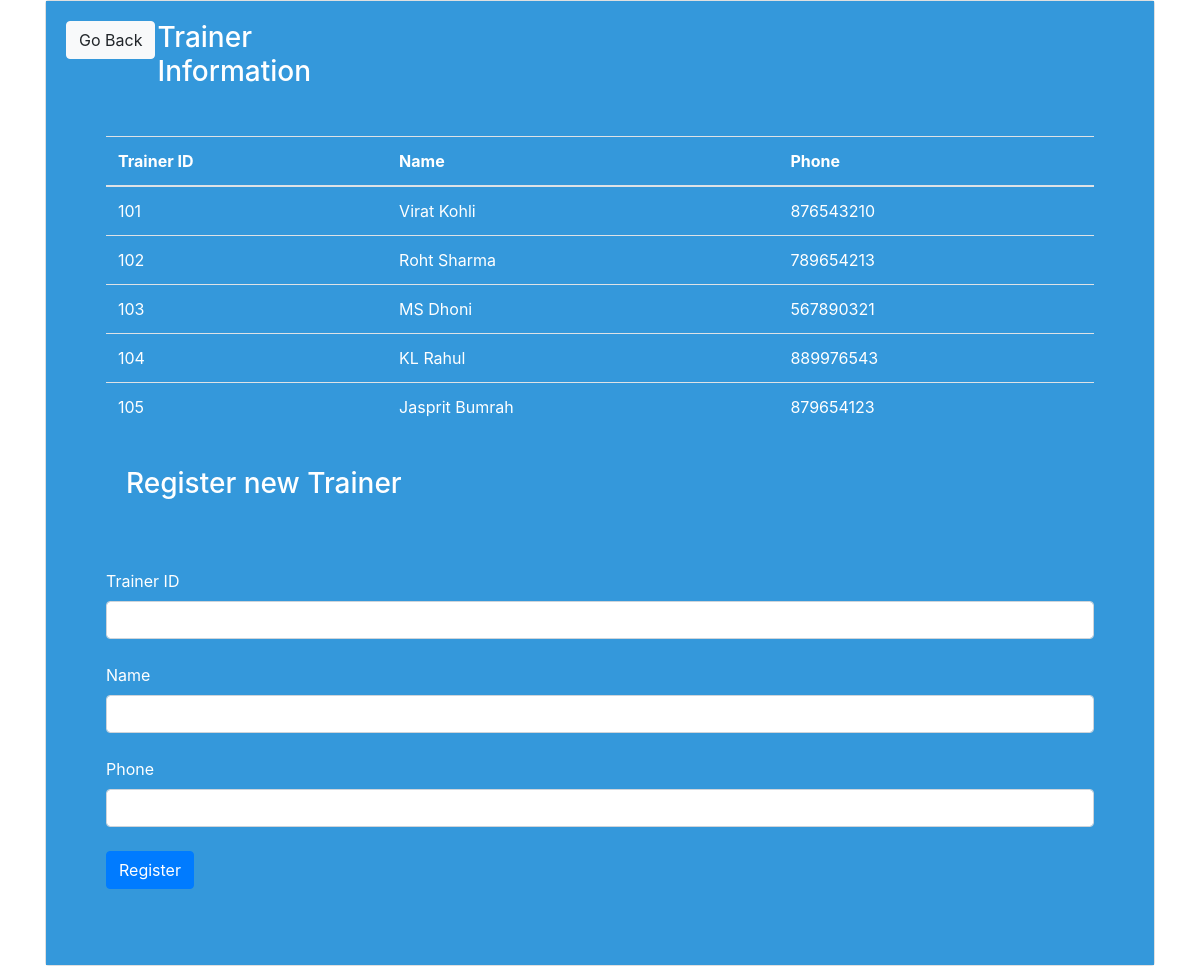
The app's page /trainer.php with its own data.
### tables this page shows
CREATE TABLE `trainer` (
  `Trainer_id` int(20) NOT NULL,
  `Name` varchar(40) NOT NULL,
  `phone` int(100) NOT NULL
);

### func.php (the view, shortened to what this page needs)
<?php
$con=mysqli_connect("localhost","root","","gymman");
function get_trainer(){
    global $con;
    $query="select * from Trainer";
    $result=mysqli_query($con,$query);
    while($row=mysqli_fetch_array($result)){
        $Trainer_id=$row ['Trainer_id'];
        $Name=$row['Name'];
        $phone=$row['phone'];
        echo"<tr>
        <td>$Trainer_id</td>
        <td>$Name</td>
            <td>$phone</td>
        </tr>";
    }
}
?>

### records on screen
trainer: Trainer_id "101", Name "Virat Kohli", phone "876543210"
trainer: Trainer_id "102", Name "Roht Sharma", phone "789654213"
trainer: Trainer_id "103", Name "MS Dhoni", phone "567890321"
trainer: Trainer_id "104", Name "KL Rahul", phone "889976543"
trainer: Trainer_id "105", Name "Jasprit Bumrah", phone "879654123"
